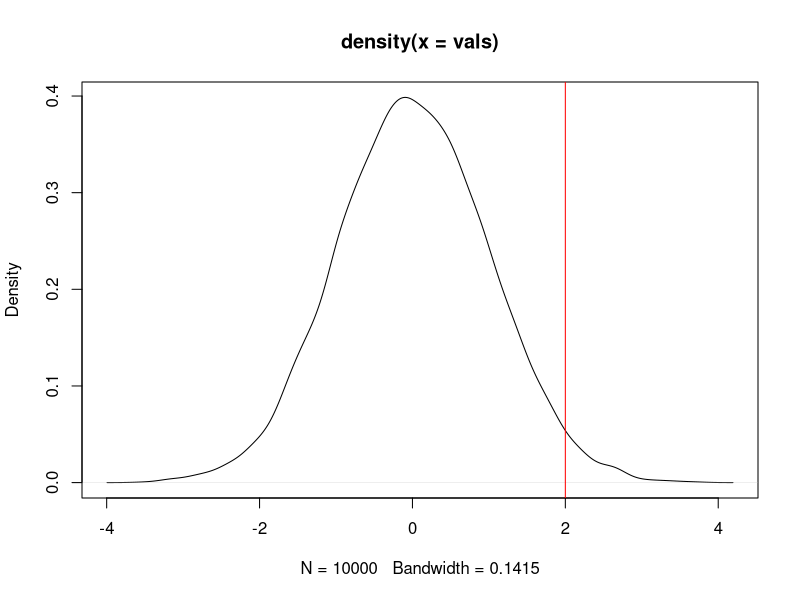

This chart was generated by the following R code:

vals = rnorm(10000,0,1)



plot(density(vals))
abline(v=2,col="red")



print(paste("Area to the left of x=2",pnorm(2,0,1)))
print(paste("Area to the right of x=2",1-pnorm(2,0,1)))
print(paste("90th Quantile: x value that has 90% to the left",qnorm(0.9,0,1)))



print(paste("Area to the left of x=3",pchisq(3,33)))

